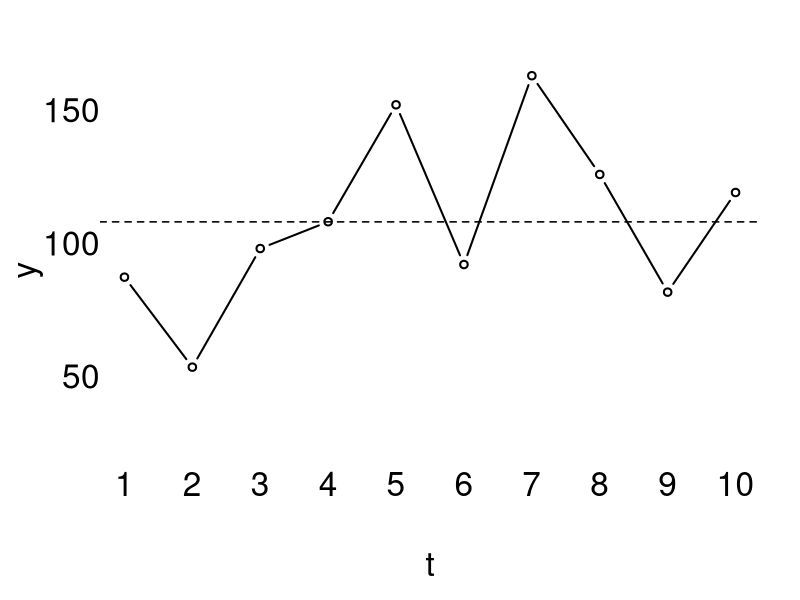

Reproduce this figure in R.
set.seed(2018);x<-rnorm(10,100,30)
par(mar=c(5,5,2,2),las=1,bty='n',cex.lab=2,cex.axis=2)
plot(x,type='b',ylim=c(10,170),lwd=2,axes=FALSE,xlab='t',ylab='y')
abline(h=mean(x),lty=2,lwd=1.5)
axis(1,tick=FALSE,line=-2,at=seq(1,10,1),label=seq(1,10,1))
axis(2,tick=FALSE,line=-1)
